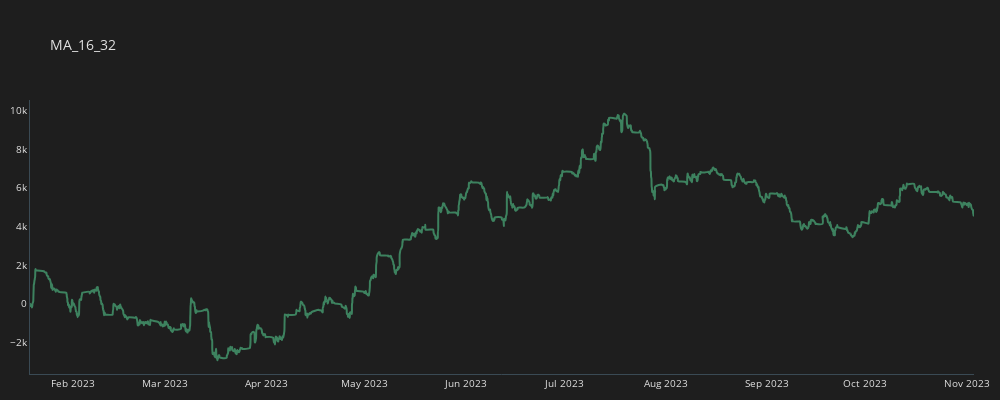
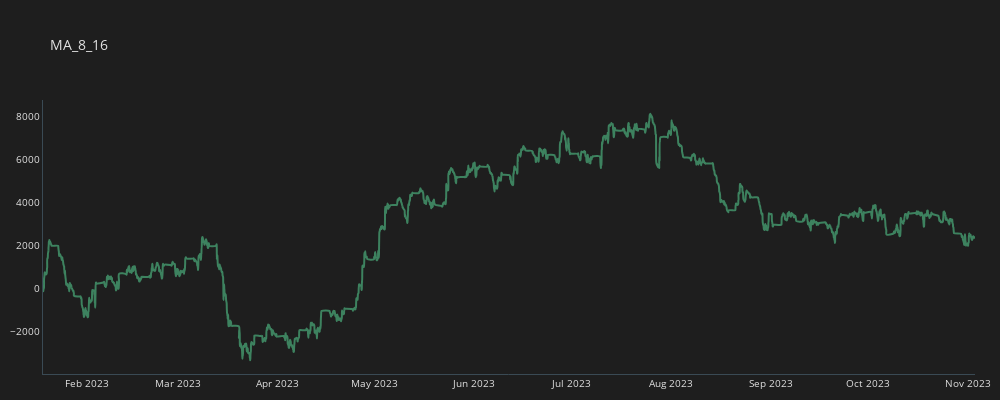
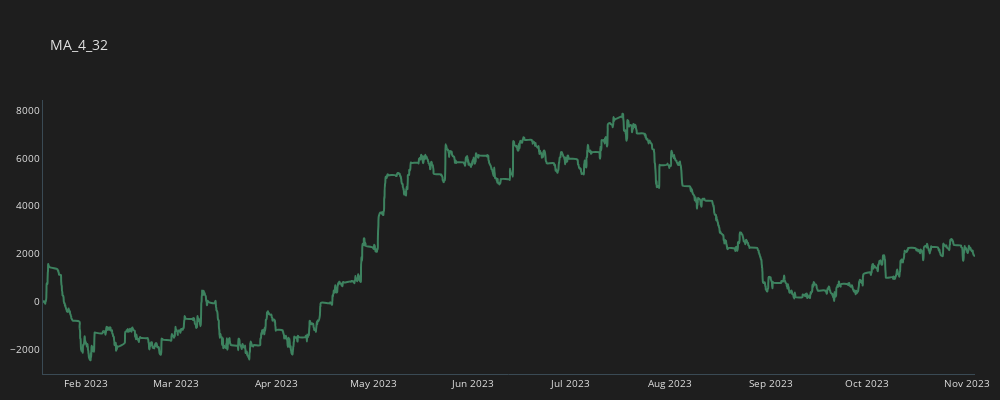

Source (notebook cell) for these figures, in order:
### Code cell
for c in crosses:   
    temp_df = all_trades[(all_trades.CROSS==c)].copy()    
    temp_df = temp_df.groupby(by="time", as_index=False).sum()
    temp_df['CUM_GAIN'] = temp_df.GAIN.cumsum()
    plot_line(temp_df, c)

### Figure 1 — Plotly figure (JSON) as saved in the notebook; plotly's stock layout.template omitted (floating-point values rounded to 4 significant figures; data arrays with more than 128 entries replaced by an {"elided": "..."} marker saying what was removed)
{"data": [{"line": {"color": "#3d825f", "shape": "spline", "width": 2}, "mode": "lines", "name": "MA_16_32", "type": "scatter", "x": {"elided": "2373 str values"}, "y": {"elided": "2373 float values"}}], "layout": {"font": {"color": "#e1e1e1", "size": 10}, "height": 400, "margin": {"b": 10, "l": 15, "r": 15}, "paper_bgcolor": "#1e1e1e", "plot_bgcolor": "#1e1e1e", "title": {"text": "MA_16_32"}, "width": 1000, "xaxis": {"linecolor": "#3a4a54", "linewidth": 1, "showgrid": false, "zeroline": false}, "yaxis": {"linecolor": "#3a4a54", "linewidth": 1, "showgrid": false, "zeroline": false}}}

### Figure 2 — Plotly figure (JSON) as saved in the notebook; plotly's stock layout.template omitted (floating-point values rounded to 4 significant figures; data arrays with more than 128 entries replaced by an {"elided": "..."} marker saying what was removed)
{"data": [{"line": {"color": "#3d825f", "shape": "spline", "width": 2}, "mode": "lines", "name": "MA_8_16", "type": "scatter", "x": {"elided": "3610 str values"}, "y": {"elided": "3610 float values"}}], "layout": {"font": {"color": "#e1e1e1", "size": 10}, "height": 400, "margin": {"b": 10, "l": 15, "r": 15}, "paper_bgcolor": "#1e1e1e", "plot_bgcolor": "#1e1e1e", "title": {"text": "MA_8_16"}, "width": 1000, "xaxis": {"linecolor": "#3a4a54", "linewidth": 1, "showgrid": false, "zeroline": false}, "yaxis": {"linecolor": "#3a4a54", "linewidth": 1, "showgrid": false, "zeroline": false}}}

### Figure 3 — Plotly figure (JSON) as saved in the notebook; plotly's stock layout.template omitted (floating-point values rounded to 4 significant figures; data arrays with more than 128 entries replaced by an {"elided": "..."} marker saying what was removed)
{"data": [{"line": {"color": "#3d825f", "shape": "spline", "width": 2}, "mode": "lines", "name": "MA_4_32", "type": "scatter", "x": {"elided": "2961 str values"}, "y": {"elided": "2961 float values"}}], "layout": {"font": {"color": "#e1e1e1", "size": 10}, "height": 400, "margin": {"b": 10, "l": 15, "r": 15}, "paper_bgcolor": "#1e1e1e", "plot_bgcolor": "#1e1e1e", "title": {"text": "MA_4_32"}, "width": 1000, "xaxis": {"linecolor": "#3a4a54", "linewidth": 1, "showgrid": false, "zeroline": false}, "yaxis": {"linecolor": "#3a4a54", "linewidth": 1, "showgrid": false, "zeroline": false}}}
